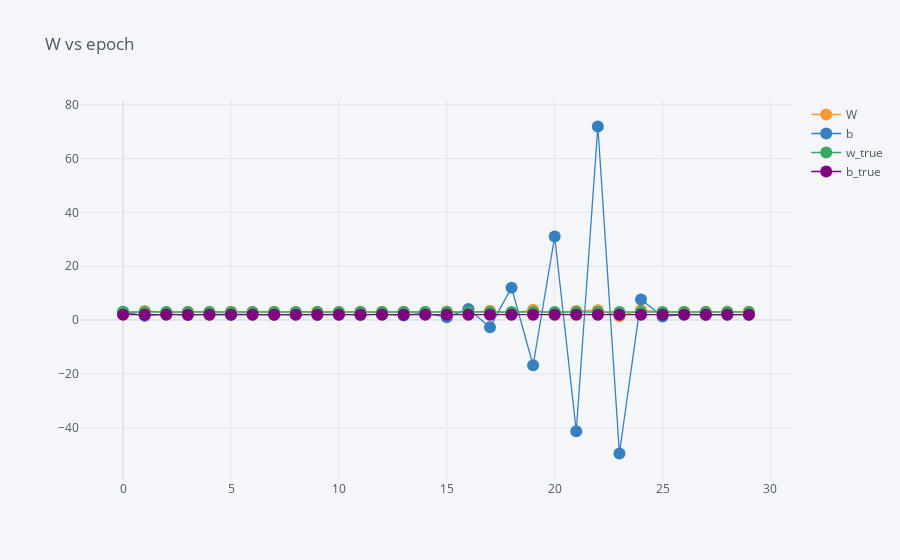

Source (notebook cell):
### Code cell
data.iplot(kind="scatter" , x="epoch", y=["W" , "b" , "w_true" , "b_true"], mode="lines+markers", title="W vs epoch")

### Figure 1 — Plotly figure (JSON) as saved in the notebook; plotly's stock layout.template omitted (floating-point values rounded to 4 significant figures)
{"data": [{"line": {"color": "rgba(255, 153, 51, 1.0)", "dash": "solid", "shape": "linear", "width": 1.3}, "marker": {"size": 12, "symbol": "circle"}, "mode": "lines+markers", "name": "W", "text": "", "type": "scatter", "x": [0, 1, 2, 3, 4, 5, 6, 7, 8, 9, 10, 11, 12, 13, 14, 15, 16, 17, 18, 19, 20, 21, 22, 23, 24, 25, 26, 27, 28, 29], "y": [2.154, 3.402, 2.905, 3.131, 3.011, 3.085, 3.033, 3.074, 3.038, 3.073, 3.036, 3.08, 3.023, 3.102, 2.983, 3.176, 2.846, 3.427, 2.436, 3.875, 2.328, 3.376, 3.668, 1.459, 3.724, 2.937, 3.08, 3.049, 3.058, 3.055]}, {"line": {"color": "rgba(55, 128, 191, 1.0)", "dash": "solid", "shape": "linear", "width": 1.3}, "marker": {"size": 12, "symbol": "circle"}, "mode": "lines+markers", "name": "b", "text": "", "type": "scatter", "x": [0, 1, 2, 3, 4, 5, 6, 7, 8, 9, 10, 11, 12, 13, 14, 15, 16, 17, 18, 19, 20, 21, 22, 23, 24, 25, 26, 27, 28, 29], "y": [3.062, 1.559, 2.245, 1.887, 2.103, 1.954, 2.072, 1.967, 2.071, 1.956, 2.097, 1.906, 2.188, 1.733, 2.533, 1.009, 4.133, -2.63, 12.05, -16.79, 31.04, -41.3, 71.93, -49.58, 7.664, 1.313, 2.148, 1.985, 2.028, 2.014]}, {"line": {"color": "rgba(50, 171, 96, 1.0)", "dash": "solid", "shape": "linear", "width": 1.3}, "marker": {"size": 12, "symbol": "circle"}, "mode": "lines+markers", "name": "w_true", "text": "", "type": "scatter", "x": [0, 1, 2, 3, 4, 5, 6, 7, 8, 9, 10, 11, 12, 13, 14, 15, 16, 17, 18, 19, 20, 21, 22, 23, 24, 25, 26, 27, 28, 29], "y": [3, 3, 3, 3, 3, 3, 3, 3, 3, 3, 3, 3, 3, 3, 3, 3, 3, 3, 3, 3, 3, 3, 3, 3, 3, 3, 3, 3, 3, 3]}, {"line": {"color": "rgba(128, 0, 128, 1.0)", "dash": "solid", "shape": "linear", "width": 1.3}, "marker": {"size": 12, "symbol": "circle"}, "mode": "lines+markers", "name": "b_true", "text": "", "type": "scatter", "x": [0, 1, 2, 3, 4, 5, 6, 7, 8, 9, 10, 11, 12, 13, 14, 15, 16, 17, 18, 19, 20, 21, 22, 23, 24, 25, 26, 27, 28, 29], "y": [2, 2, 2, 2, 2, 2, 2, 2, 2, 2, 2, 2, 2, 2, 2, 2, 2, 2, 2, 2, 2, 2, 2, 2, 2, 2, 2, 2, 2, 2]}], "layout": {"legend": {"bgcolor": "#F5F6F9", "font": {"color": "#4D5663"}}, "paper_bgcolor": "#F5F6F9", "plot_bgcolor": "#F5F6F9", "title": {"font": {"color": "#4D5663"}, "text": "W vs epoch"}, "xaxis": {"gridcolor": "#E1E5ED", "showgrid": true, "tickfont": {"color": "#4D5663"}, "title": {"font": {"color": "#4D5663"}, "text": ""}, "zerolinecolor": "#E1E5ED"}, "yaxis": {"gridcolor": "#E1E5ED", "showgrid": true, "tickfont": {"color": "#4D5663"}, "title": {"font": {"color": "#4D5663"}, "text": ""}, "zerolinecolor": "#E1E5ED"}}}
